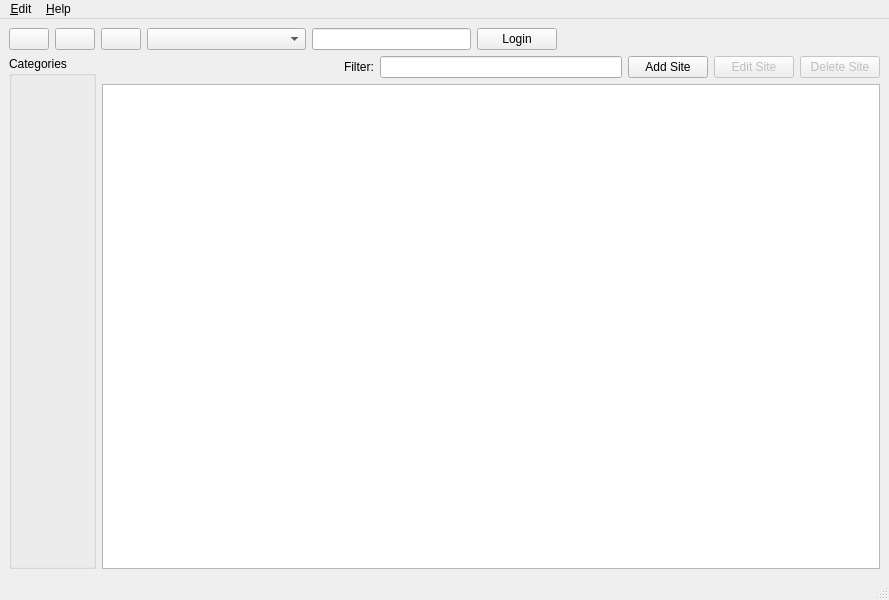
<?xml version="1.0" encoding="UTF-8"?>
<ui version="4.0">
 <class>MainWindow</class>
 <widget class="QMainWindow" name="MainWindow">
  <property name="geometry">
   <rect>
    <x>0</x>
    <y>0</y>
    <width>889</width>
    <height>600</height>
   </rect>
  </property>
  <property name="windowTitle">
   <string>qMasterPassword</string>
  </property>
  <widget class="QWidget" name="centralwidget">
   <layout class="QVBoxLayout" name="verticalLayout_2">
    <item>
     <layout class="QHBoxLayout" name="horizontalLayout">
      <item>
       <widget class="QPushButton" name="btnAddUser">
        <property name="text">
         <string/>
        </property>
        <property name="icon">
         <iconset resource="resources.qrc">
          <normaloff>:/user_add.png</normaloff>:/user_add.png</iconset>
        </property>
       </widget>
      </item>
      <item>
       <widget class="QPushButton" name="btnEditUser">
        <property name="text">
         <string/>
        </property>
        <property name="icon">
         <iconset resource="resources.qrc">
          <normaloff>:/user_edit.png</normaloff>:/user_edit.png</iconset>
        </property>
       </widget>
      </item>
      <item>
       <widget class="QPushButton" name="btnDeleteUser">
        <property name="text">
         <string/>
        </property>
        <property name="icon">
         <iconset resource="resources.qrc">
          <normaloff>:/user_delete.png</normaloff>:/user_delete.png</iconset>
        </property>
       </widget>
      </item>
      <item>
       <widget class="QComboBox" name="cmbUserName">
        <property name="sizePolicy">
         <sizepolicy hsizetype="Expanding" vsizetype="Fixed">
          <horstretch>0</horstretch>
          <verstretch>0</verstretch>
         </sizepolicy>
        </property>
        <property name="minimumContentsLength">
         <number>16</number>
        </property>
       </widget>
      </item>
      <item>
       <widget class="QLineEdit" name="txtPassword">
        <property name="sizePolicy">
         <sizepolicy hsizetype="Expanding" vsizetype="Fixed">
          <horstretch>0</horstretch>
          <verstretch>0</verstretch>
         </sizepolicy>
        </property>
        <property name="echoMode">
         <enum>QLineEdit::Password</enum>
        </property>
       </widget>
      </item>
      <item>
       <widget class="QPushButton" name="btnLoginLogout">
        <property name="text">
         <string>Login</string>
        </property>
       </widget>
      </item>
      <item>
       <widget class="QLabel" name="lblIdenticon">
        <property name="sizePolicy">
         <sizepolicy hsizetype="Expanding" vsizetype="Preferred">
          <horstretch>0</horstretch>
          <verstretch>0</verstretch>
         </sizepolicy>
        </property>
        <property name="text">
         <string/>
        </property>
       </widget>
      </item>
      <item>
       <spacer name="horizontalSpacer">
        <property name="orientation">
         <enum>Qt::Horizontal</enum>
        </property>
        <property name="sizeHint" stdset="0">
         <size>
          <width>40</width>
          <height>20</height>
         </size>
        </property>
       </spacer>
      </item>
     </layout>
    </item>
    <item>
     <layout class="QHBoxLayout" name="horizontalLayout_2">
      <item>
       <widget class="QGroupBox" name="groupBox">
        <property name="title">
         <string>Categories</string>
        </property>
        <layout class="QVBoxLayout" name="verticalLayout_3">
         <item>
          <layout class="QVBoxLayout" name="layoutCategories"/>
         </item>
         <item>
          <spacer name="verticalSpacer">
           <property name="orientation">
            <enum>Qt::Vertical</enum>
           </property>
           <property name="sizeHint" stdset="0">
            <size>
             <width>20</width>
             <height>40</height>
            </size>
           </property>
          </spacer>
         </item>
        </layout>
       </widget>
      </item>
      <item>
       <layout class="QVBoxLayout" name="verticalLayout">
        <item>
         <layout class="QHBoxLayout" name="horizontalLayout_3">
          <item>
           <spacer name="horizontalSpacer_2">
            <property name="orientation">
             <enum>Qt::Horizontal</enum>
            </property>
            <property name="sizeHint" stdset="0">
             <size>
              <width>40</width>
              <height>20</height>
             </size>
            </property>
           </spacer>
          </item>
          <item>
           <widget class="QLabel" name="label">
            <property name="text">
             <string>Filter:</string>
            </property>
           </widget>
          </item>
          <item>
           <widget class="QLineEdit" name="txtFilter">
            <property name="clearButtonEnabled">
             <bool>true</bool>
            </property>
           </widget>
          </item>
          <item>
           <widget class="QPushButton" name="btnAddSite">
            <property name="text">
             <string>Add Site</string>
            </property>
           </widget>
          </item>
          <item>
           <widget class="QPushButton" name="btnEditSite">
            <property name="enabled">
             <bool>false</bool>
            </property>
            <property name="text">
             <string>Edit Site</string>
            </property>
           </widget>
          </item>
          <item>
           <widget class="QPushButton" name="btnDeleteSite">
            <property name="enabled">
             <bool>false</bool>
            </property>
            <property name="text">
             <string>Delete Site</string>
            </property>
           </widget>
          </item>
         </layout>
        </item>
        <item>
         <widget class="QTableView" name="tblSites">
          <property name="showDropIndicator" stdset="0">
           <bool>false</bool>
          </property>
          <property name="dragDropOverwriteMode">
           <bool>false</bool>
          </property>
          <property name="alternatingRowColors">
           <bool>true</bool>
          </property>
          <property name="selectionMode">
           <enum>QAbstractItemView::SingleSelection</enum>
          </property>
          <property name="selectionBehavior">
           <enum>QAbstractItemView::SelectRows</enum>
          </property>
          <property name="sortingEnabled">
           <bool>true</bool>
          </property>
          <property name="cornerButtonEnabled">
           <bool>false</bool>
          </property>
          <attribute name="horizontalHeaderDefaultSectionSize">
           <number>150</number>
          </attribute>
          <attribute name="horizontalHeaderStretchLastSection">
           <bool>true</bool>
          </attribute>
          <attribute name="verticalHeaderVisible">
           <bool>false</bool>
          </attribute>
         </widget>
        </item>
       </layout>
      </item>
     </layout>
    </item>
   </layout>
  </widget>
  <widget class="QMenuBar" name="menubar">
   <property name="geometry">
    <rect>
     <x>0</x>
     <y>0</y>
     <width>889</width>
     <height>21</height>
    </rect>
   </property>
   <widget class="QMenu" name="menuEdit">
    <property name="title">
     <string>&amp;Edit</string>
    </property>
    <addaction name="actSettings"/>
   </widget>
   <widget class="QMenu" name="menuHelp">
    <property name="title">
     <string>&amp;Help</string>
    </property>
    <addaction name="actAbout"/>
   </widget>
   <addaction name="menuEdit"/>
   <addaction name="menuHelp"/>
  </widget>
  <widget class="QStatusBar" name="statusbar"/>
  <action name="actSettings">
   <property name="text">
    <string>&amp;Settings</string>
   </property>
  </action>
  <action name="actAbout">
   <property name="text">
    <string>&amp;About</string>
   </property>
  </action>
 </widget>
 <tabstops>
  <tabstop>btnAddUser</tabstop>
  <tabstop>btnEditUser</tabstop>
  <tabstop>btnDeleteUser</tabstop>
  <tabstop>cmbUserName</tabstop>
  <tabstop>txtPassword</tabstop>
  <tabstop>btnLoginLogout</tabstop>
  <tabstop>txtFilter</tabstop>
  <tabstop>btnAddSite</tabstop>
  <tabstop>btnEditSite</tabstop>
  <tabstop>btnDeleteSite</tabstop>
  <tabstop>tblSites</tabstop>
 </tabstops>
 <resources>
  <include location="resources.qrc"/>
 </resources>
 <connections>
  <connection>
   <sender>btnLoginLogout</sender>
   <signal>clicked()</signal>
   <receiver>MainWindow</receiver>
   <slot>loginLogoutClicked()</slot>
   <hints>
    <hint type="sourcelabel">
     <x>592</x>
     <y>60</y>
    </hint>
    <hint type="destinationlabel">
     <x>399</x>
     <y>299</y>
    </hint>
   </hints>
  </connection>
  <connection>
   <sender>btnAddUser</sender>
   <signal>clicked()</signal>
   <receiver>MainWindow</receiver>
   <slot>addUser()</slot>
   <hints>
    <hint type="sourcelabel">
     <x>54</x>
     <y>41</y>
    </hint>
    <hint type="destinationlabel">
     <x>713</x>
     <y>36</y>
    </hint>
   </hints>
  </connection>
  <connection>
   <sender>btnDeleteUser</sender>
   <signal>clicked()</signal>
   <receiver>MainWindow</receiver>
   <slot>deleteUser()</slot>
   <hints>
    <hint type="sourcelabel">
     <x>159</x>
     <y>64</y>
    </hint>
    <hint type="destinationlabel">
     <x>689</x>
     <y>44</y>
    </hint>
   </hints>
  </connection>
  <connection>
   <sender>txtPassword</sender>
   <signal>returnPressed()</signal>
   <receiver>btnLoginLogout</receiver>
   <slot>click()</slot>
   <hints>
    <hint type="sourcelabel">
     <x>422</x>
     <y>53</y>
    </hint>
    <hint type="destinationlabel">
     <x>617</x>
     <y>60</y>
    </hint>
   </hints>
  </connection>
  <connection>
   <sender>btnAddSite</sender>
   <signal>clicked()</signal>
   <receiver>MainWindow</receiver>
   <slot>addSite()</slot>
   <hints>
    <hint type="sourcelabel">
     <x>646</x>
     <y>91</y>
    </hint>
    <hint type="destinationlabel">
     <x>795</x>
     <y>194</y>
    </hint>
   </hints>
  </connection>
  <connection>
   <sender>btnDeleteSite</sender>
   <signal>clicked()</signal>
   <receiver>MainWindow</receiver>
   <slot>deleteSite()</slot>
   <hints>
    <hint type="sourcelabel">
     <x>855</x>
     <y>93</y>
    </hint>
    <hint type="destinationlabel">
     <x>797</x>
     <y>156</y>
    </hint>
   </hints>
  </connection>
  <connection>
   <sender>btnEditSite</sender>
   <signal>clicked()</signal>
   <receiver>MainWindow</receiver>
   <slot>editSite()</slot>
   <hints>
    <hint type="sourcelabel">
     <x>735</x>
     <y>86</y>
    </hint>
    <hint type="destinationlabel">
     <x>796</x>
     <y>122</y>
    </hint>
   </hints>
  </connection>
  <connection>
   <sender>tblSites</sender>
   <signal>doubleClicked(QModelIndex)</signal>
   <receiver>MainWindow</receiver>
   <slot>editSite()</slot>
   <hints>
    <hint type="sourcelabel">
     <x>236</x>
     <y>191</y>
    </hint>
    <hint type="destinationlabel">
     <x>236</x>
     <y>76</y>
    </hint>
   </hints>
  </connection>
  <connection>
   <sender>txtFilter</sender>
   <signal>textChanged(QString)</signal>
   <receiver>MainWindow</receiver>
   <slot>filterTextChanged(QString)</slot>
   <hints>
    <hint type="sourcelabel">
     <x>410</x>
     <y>90</y>
    </hint>
    <hint type="destinationlabel">
     <x>176</x>
     <y>75</y>
    </hint>
   </hints>
  </connection>
  <connection>
   <sender>txtFilter</sender>
   <signal>returnPressed()</signal>
   <receiver>tblSites</receiver>
   <slot>setFocus()</slot>
   <hints>
    <hint type="sourcelabel">
     <x>497</x>
     <y>88</y>
    </hint>
    <hint type="destinationlabel">
     <x>547</x>
     <y>236</y>
    </hint>
   </hints>
  </connection>
  <connection>
   <sender>btnEditUser</sender>
   <signal>clicked()</signal>
   <receiver>MainWindow</receiver>
   <slot>editUser()</slot>
   <hints>
    <hint type="sourcelabel">
     <x>104</x>
     <y>47</y>
    </hint>
    <hint type="destinationlabel">
     <x>212</x>
     <y>24</y>
    </hint>
   </hints>
  </connection>
  <connection>
   <sender>actSettings</sender>
   <signal>triggered()</signal>
   <receiver>MainWindow</receiver>
   <slot>showSettingsWidget()</slot>
   <hints>
    <hint type="sourcelabel">
     <x>-1</x>
     <y>-1</y>
    </hint>
    <hint type="destinationlabel">
     <x>444</x>
     <y>299</y>
    </hint>
   </hints>
  </connection>
  <connection>
   <sender>actAbout</sender>
   <signal>triggered()</signal>
   <receiver>MainWindow</receiver>
   <slot>showAboutWidget()</slot>
   <hints>
    <hint type="sourcelabel">
     <x>-1</x>
     <y>-1</y>
    </hint>
    <hint type="destinationlabel">
     <x>444</x>
     <y>299</y>
    </hint>
   </hints>
  </connection>
  <connection>
   <sender>cmbUserName</sender>
   <signal>currentTextChanged(QString)</signal>
   <receiver>MainWindow</receiver>
   <slot>uiLoginChanged()</slot>
   <hints>
    <hint type="sourcelabel">
     <x>302</x>
     <y>41</y>
    </hint>
    <hint type="destinationlabel">
     <x>348</x>
     <y>23</y>
    </hint>
   </hints>
  </connection>
  <connection>
   <sender>txtPassword</sender>
   <signal>textEdited(QString)</signal>
   <receiver>MainWindow</receiver>
   <slot>uiLoginChanged()</slot>
   <hints>
    <hint type="sourcelabel">
     <x>468</x>
     <y>43</y>
    </hint>
    <hint type="destinationlabel">
     <x>498</x>
     <y>25</y>
    </hint>
   </hints>
  </connection>
 </connections>
 <slots>
  <slot>loginLogoutClicked()</slot>
  <slot>addUser()</slot>
  <slot>deleteUser()</slot>
  <slot>addSite()</slot>
  <slot>deleteSite()</slot>
  <slot>editSite()</slot>
  <slot>filterTextChanged(QString)</slot>
  <slot>showSettingsWidget()</slot>
  <slot>editUser()</slot>
  <slot>showAboutWidget()</slot>
  <slot>uiLoginChanged()</slot>
 </slots>
</ui>
